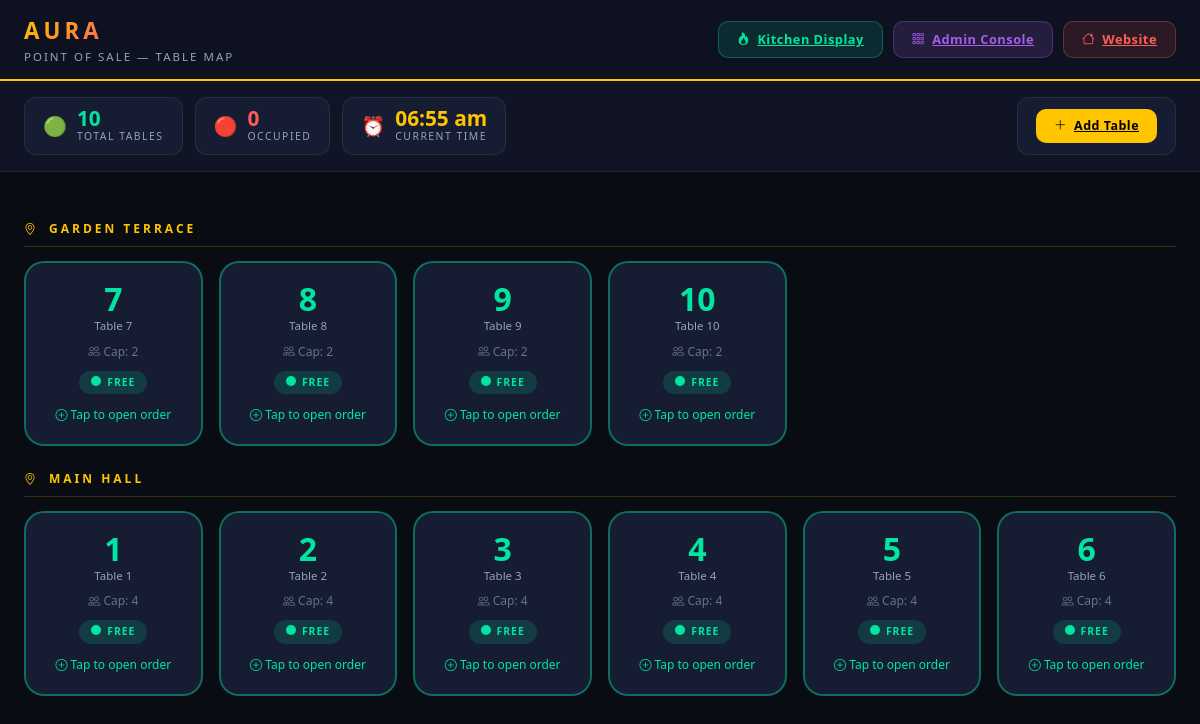
Page /pos/ (signed in) on the committed database.
### main/models.py (models this page shows)
class DiningTable(models.Model):
    SECTION_CHOICES = [
        ('Main Hall',      'Main Hall'),
        ('Garden Terrace', 'Garden Terrace / Courtyard'),
        ('Chef Counter',   "Chef's Counter"),
        ('Private Lounge', 'Royal Suite / Private Lounge'),
        ('Bar',            'Bar Area'),
    ]
    STATUS_CHOICES = [
        ('free',     'Free'),
        ('occupied', 'Occupied'),
        ('reserved', 'Reserved (Online Booking)'),
        ('cleaning', 'Being Cleaned'),
    ]
    number   = models.PositiveIntegerField(unique=True, help_text="Table number shown to staff")
    label    = models.CharField(max_length=20, blank=True, help_text="Optional label, e.g. T-01, VIP-1")
    capacity = models.PositiveSmallIntegerField(default=4, help_text="Max guests this table can seat")
    section  = models.CharField(max_length=50, choices=SECTION_CHOICES, default='Main Hall')
    status   = models.CharField(max_length=20, choices=STATUS_CHOICES, default='free')
    notes    = models.CharField(max_length=150, blank=True, help_text="e.g. Near window, accessibility friendly")
    class Meta:
        ordering = ['section', 'number']
    def __str__(self):
        label = f" ({self.label})" if self.label else ""
        return f"Table {self.number}{label} — {self.section} — {self.get_status_display()}"
    @property
    def active_order(self):
        return self.orders.filter(
            status__in=['open', 'preparing', 'ready', 'served', 'billed']
        ).first()

### main/views.py (the view)
# urls.py: path('pos/',                           views.pos_home,          name='pos_home'),
@staff_required
def pos_home(request):
    tables = DiningTable.objects.all()
    table_data = []
    for t in tables:
        active = t.active_order
        table_data.append({'table': t, 'active_order': active})
    return render(request, 'pos.html', {
        'table_data': table_data,
        'sections': DiningTable.SECTION_CHOICES,
    })

### main/context_processors.py (called while the page is built)
def restaurant(request):
    info = dict(settings.RESTAURANT)
    info['address'] = f"{info['address_line1']}, {info['address_line2']}"
    return {'restaurant': info}

### main/views.py (called while the page is built)
def staff_required(view_func):
    @wraps(view_func)
    def wrapper(request, *args, **kwargs):
        if not request.user.is_authenticated:
            messages.error(request, "Please log in with your administrator credentials.")
            return redirect('admin_login')
        if not (request.user.is_staff or request.user.is_superuser):
            messages.error(request, "Access denied. Administrator privileges required.")
            return redirect('admin_login')
        return view_func(request, *args, **kwargs)
    return wrapper

### templates/pos.html (shortened to what this page needs)
<!DOCTYPE html>
<html lang="en">
<head>
<link href="https://cdn.jsdelivr.net/npm/bootstrap@5.3.3/dist/css/bootstrap.min.css" rel="stylesheet">
<link rel="stylesheet" href="https://cdn.jsdelivr.net/npm/bootstrap-icons@1.11.3/font/bootstrap-icons.min.css">
</head>
<body>
<div class="pos-topbar">
  <div>
    <div class="brand">AURA</div>
    <div class="sub">Point of Sale — Table Map</div>
  </div>
  <div class="topbar-actions">
    <a href="{% url 'kitchen_display' %}" class="btn-pos btn-mint" target="_blank">
      <i class="bi bi-fire"></i> Kitchen Display
    </a>
    <a href="{% url 'admin_dashboard' %}" class="btn-pos btn-violet">
      <i class="bi bi-grid-3x3-gap"></i> Admin Console
    </a>
    <a href="{% url 'home' %}" class="btn-pos btn-coral">
      <i class="bi bi-house"></i> Website
    </a>
  </div>
</div>
<div class="stats-bar">
  {% for td in table_data %}{% if forloop.first %}
  <div class="stat-pill">
    <span class="sp-icon" style="color:rgb(0,230,160);">🟢</span>
    <div><div class="sp-num" style="color:rgb(0,230,160);">{{ table_data|length }}</div><div class="sp-lbl">Total Tables</div></div>
  </div>
  <div class="stat-pill">
    <span class="sp-icon">🔴</span>
    <div><div class="sp-num" style="color:rgb(255,94,87);">
      {% with occupied=0 %}{{ occupied }}{% endwith %}
    </div><div class="sp-lbl">Occupied</div></div>
  </div>
  {% endif %}{% endfor %}
  <div class="stat-pill">
    <span class="sp-icon" style="color:var(--gold);">⏰</span>
    <div><div class="sp-num" style="color:var(--gold);" id="live-time"></div><div class="sp-lbl">Current Time</div></div>
  </div>
  <div class="stat-pill ms-auto">
    <a href="#addTableModal" data-bs-toggle="modal" data-bs-target="#addTableModal" class="btn-pos btn-gold" style="font-size:0.78rem;">
      <i class="bi bi-plus-lg"></i> Add Table
    </a>
  </div>
</div>
<div class="pos-main">
  {% if not table_data %}
    <div style="text-align:center;padding:80px 24px;">
      <i class="bi bi-grid" style="font-size:3rem;color:var(--dim);"></i>
      <p style="color:var(--muted);margin-top:16px;font-size:1rem;">No dining tables set up yet.</p>
      <button class="btn-pos btn-gold mt-3" data-bs-toggle="modal" data-bs-target="#addTableModal">
        <i class="bi bi-plus-lg"></i> Add Your First Table
      </button>
    </div>
  {% else %}
    {% regroup table_data by table.section as sections %}
    {% for section in sections %}
      <div class="section-header"><i class="bi bi-geo-alt"></i> {{ section.grouper }}</div>
      <div class="tables-grid">
        {% for td in section.list %}
          {% with t=td.table ao=td.active_order %}
          {% if ao %}
            <a href="{% url 'pos_order' t.pk %}" class="table-card table-occupied">
              <div class="table-num" style="color:rgb(255,94,87);">{{ t.number }}</div>
              {% if t.label %}<div class="table-label">{{ t.label }}</div>{% endif %}
              <div class="table-cap"><i class="bi bi-people"></i> Cap: {{ t.capacity }}</div>
              <div class="table-status-badge badge-occupied">
                <span class="status-dot dot-occupied"></span>Occupied
              </div>
              <div class="table-order-info">
                Order #{{ ao.pk }}<br>{{ ao.pax }} guest{{ ao.pax|pluralize }}<br>
                {% if ao.customer_name %}{{ ao.customer_name }}{% endif %}
              </div>
              <div class="table-order-total">₹{{ ao.subtotal|floatformat:0 }}</div>
            </a>
          {% else %}
            <a href="#" class="table-card table-{{ t.status }}"
               data-bs-toggle="modal" data-bs-target="#newOrderModal"
               data-table-id="{{ t.pk }}" data-table-num="{{ t.number }}"
               data-table-cap="{{ t.capacity }}" data-table-sec="{{ t.section }}">
              <div class="table-num" style="color:{% if t.status == 'free' %}var(--mint){% elif t.status == 'reserved' %}var(--gold){% else %}var(--azure){% endif %};">
                {{ t.number }}
              </div>
              {% if t.label %}<div class="table-label">{{ t.label }}</div>{% endif %}
              <div class="table-cap"><i class="bi bi-people"></i> Cap: {{ t.capacity }}</div>
              <div class="table-status-badge badge-{{ t.status }}">
                <span class="status-dot dot-{{ t.status }}"></span>{{ t.get_status_display }}
              </div>
              {% if t.status == 'free' %}
              <div style="margin-top:12px;font-size:0.75rem;color:var(--mint);">
                <i class="bi bi-plus-circle"></i> Tap to open order
              </div>
              {% endif %}
            </a>
          {% endif %}
          {% endwith %}
        {% endfor %}
      </div>
    {% endfor %}
  {% endif %}
</div>
</body>
</html>

### templates/pos.html (style rules this page uses)
:root { --bg: rgb(9, 12, 18); --panel: rgb(16, 20, 36); --card: rgb(22, 28, 50); --border: rgba(255,255,255,0.08); --gold: rgb(255, 198, 0); --coral: rgb(255, 94, 87); --mint: rgb(0, 230, 160); --azure: rgb(15, 188, 249); --violet: rgb(165, 94, 234); --orange: rgb(255, 140, 0); --rose: rgb(255, 100, 180); --lime: rgb(80, 230, 100); --text: rgb(241, 245, 249); --muted: rgb(148, 163, 184); --dim: rgb(100, 116, 139); }
* { box-sizing: border-box; margin: 0; padding: 0; }
body { background: var(--bg); color: var(--text); font-family: 'Segoe UI', system-ui, sans-serif; min-height: 100vh; }
.pos-topbar { background: rgb(14,18,32); border-bottom: 2px solid var(--gold); padding: 14px 24px; display: flex; align-items: center; justify-content: space-between; gap: 16px; position: sticky; top: 0; z-index: 100; }
.pos-topbar .brand { font-size: 1.4rem; font-weight: 900; letter-spacing: 4px; background: linear-gradient(135deg, var(--gold), var(--coral), var(--violet)); -webkit-background-clip: text; -webkit-text-fill-color: transparent; background-clip: text; }
.pos-topbar .sub { font-size: 0.72rem; color: var(--muted); letter-spacing: 2px; text-transform: uppercase; }
.topbar-actions { display: flex; gap: 10px; }
.btn-pos { padding: 8px 18px; border-radius: 10px; font-size: 0.8rem; font-weight: 600; letter-spacing: 0.5px; border: none; cursor: pointer; display: inline-flex; align-items: center; gap: 7px; transition: all 0.25s ease; }
.btn-gold { background: var(--gold); color: rgb(0,0,0); }
.btn-violet { background: rgba(165,94,234,0.15); color: var(--violet); border: 1px solid rgba(165,94,234,0.3); }
.btn-mint { background: rgba(0,230,160,0.12); color: var(--mint); border: 1px solid rgba(0,230,160,0.3); }
.btn-coral { background: rgba(255,94,87,0.12); color: var(--coral); border: 1px solid rgba(255,94,87,0.3); }
.stats-bar { display: flex; gap: 12px; padding: 16px 24px; background: var(--panel); border-bottom: 1px solid var(--border); overflow-x: auto; }
.stat-pill { display: flex; align-items: center; gap: 10px; background: var(--card); border: 1px solid var(--border); border-radius: 12px; padding: 10px 18px; white-space: nowrap; }
.stat-pill .sp-icon { font-size: 1.2rem; }
.stat-pill .sp-num { font-size: 1.3rem; font-weight: 800; line-height: 1; }
.stat-pill .sp-lbl { font-size: 0.65rem; letter-spacing: 1.5px; text-transform: uppercase; color: var(--muted); }
.pos-main { padding: 24px; }
.section-header { display: flex; align-items: center; gap: 10px; font-size: 0.75rem; font-weight: 700; letter-spacing: 3px; text-transform: uppercase; color: var(--gold); margin: 24px 0 14px; padding-bottom: 8px; border-bottom: 1px solid rgba(255,198,0,0.2); }
.tables-grid { display: grid; grid-template-columns: repeat(auto-fill, minmax(165px, 1fr)); gap: 16px; }
.table-card { border-radius: 20px; padding: 20px 16px; cursor: pointer; text-align: center; transition: all 0.3s ease; position: relative; border: 2px solid var(--border); background: var(--card); text-decoration: none; color: var(--text); }
.table-free { border-color: rgba(0,230,160,0.4); }
.table-num { font-size: 2rem; font-weight: 900; line-height: 1; }
.table-label { font-size: 0.72rem; color: var(--muted); margin-top: 2px; }
.table-cap { font-size: 0.75rem; color: var(--dim); margin-top: 8px; }
.table-status-badge { display: inline-block; margin-top: 10px; padding: 4px 12px; border-radius: 20px; font-size: 0.65rem; font-weight: 700; letter-spacing: 1px; text-transform: uppercase; }
.badge-free { background: rgba(0,230,160,0.15); color: var(--mint); }
.status-dot { width: 10px; height: 10px; border-radius: 50%; display: inline-block; margin-right: 6px; animation: dotPulse 2s infinite; }
.dot-free { background: var(--mint); }

### rows in the picture
DiningTable: table_data "10", occupied "0", grouper "GARDEN TERRACE", table.number "7", table.label "Table 7", table.capacity "2", table.status "FREE", shows "Tap to open order"
DiningTable: table.number "8", table.label "Table 8", table.capacity "2", table.status "FREE", shows "Tap to open order"
DiningTable: table.number "9", table.label "Table 9", table.capacity "2", table.status "FREE", shows "Tap to open order"
DiningTable: table.number "10", table.label "Table 10", table.capacity "2", table.status "FREE", shows "Tap to open order"
DiningTable: grouper "MAIN HALL", table.number "1", table.label "Table 1", table.capacity "4", table.status "FREE", shows "Tap to open order"
DiningTable: table.number "2", table.label "Table 2", table.capacity "4", table.status "FREE", shows "Tap to open order"
DiningTable: table.number "3", table.label "Table 3", table.capacity "4", table.status "FREE", shows "Tap to open order"
DiningTable: table.number "4", table.label "Table 4", table.capacity "4", table.status "FREE", shows "Tap to open order"
DiningTable: table.number "5", table.label "Table 5", table.capacity "4", table.status "FREE", shows "Tap to open order"
DiningTable: table.number "6", table.label "Table 6", table.capacity "4", table.status "FREE", shows "Tap to open order"
